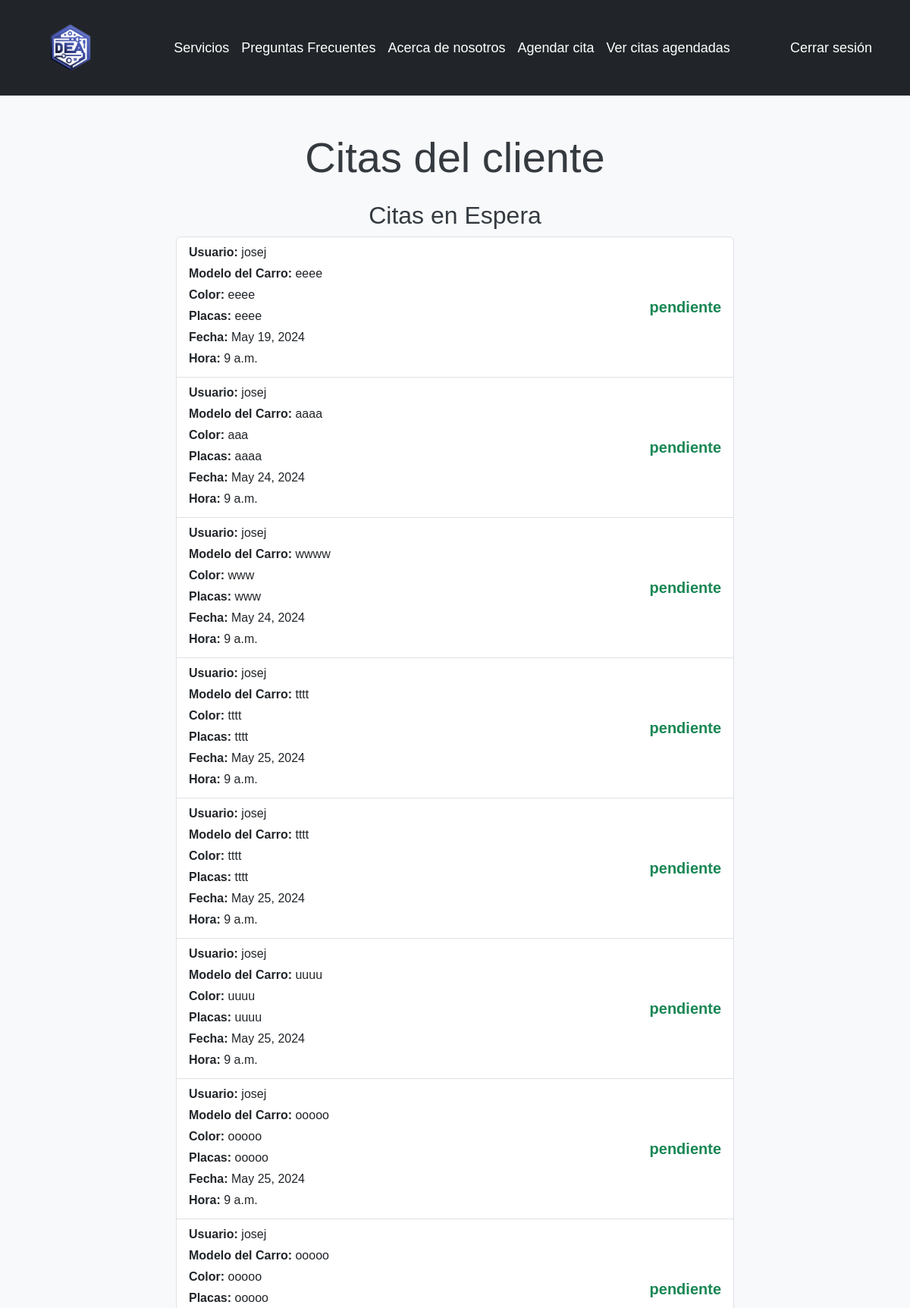
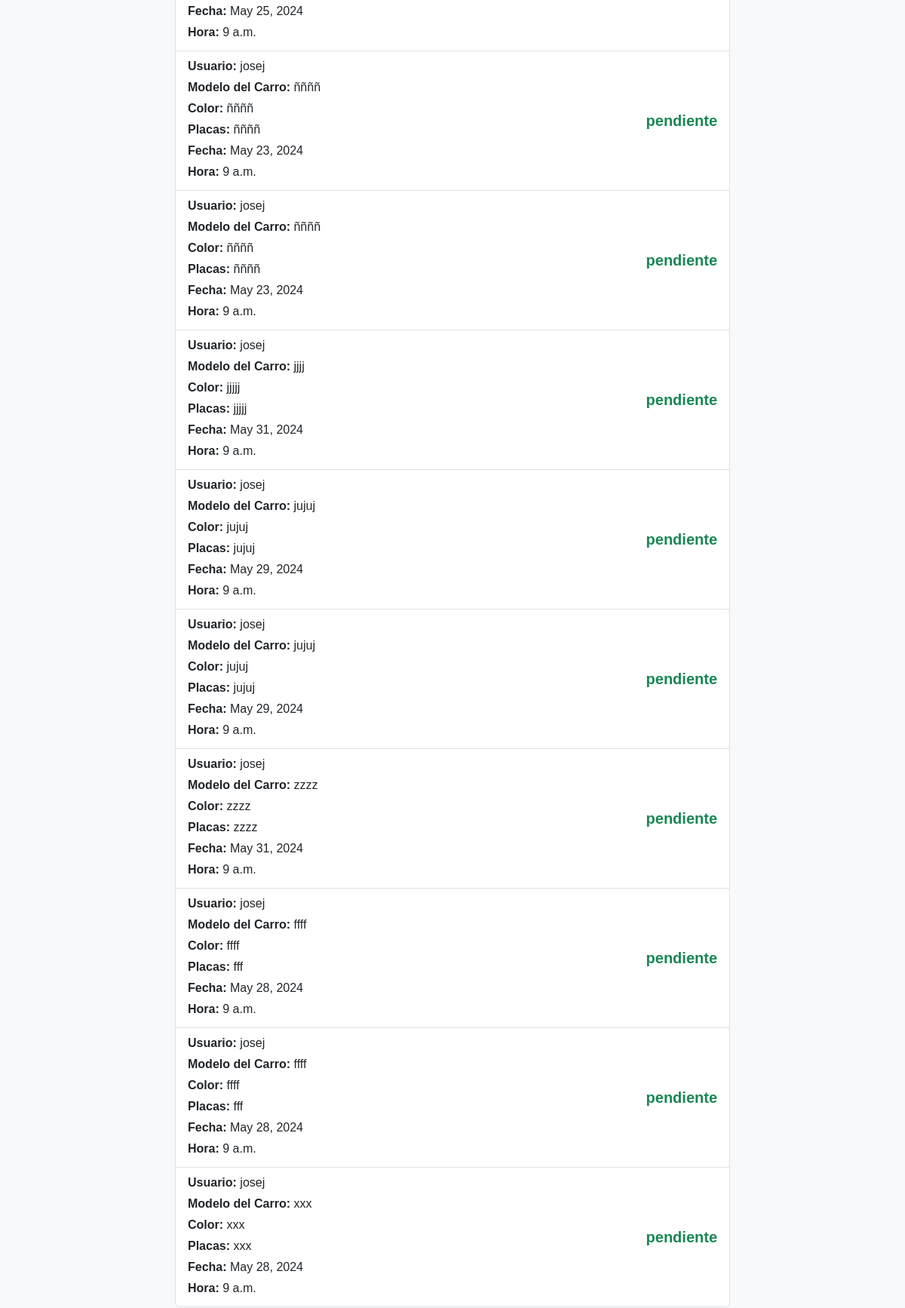
Screenshot of /lista_citas/ (signed in, upper part) with the database file from the repository (2 pictures, top to bottom).
### autenticacion/models.py (models this page shows, shortened)
class Cita(models.Model):
    usuario = models.ForeignKey(User, on_delete=models.CASCADE)
    modelo_carro = models.CharField(max_length=100)
    color = models.CharField(max_length=100)
    placas = models.CharField(max_length=20)
    fecha = models.DateField()
    hora = models.TimeField()
    estado = models.CharField(max_length=50, default='pendiente')
    retroalimentacion = models.TextField(null=True, blank=True)
    servicios = models.ManyToManyField(Servicio, through='DetalleCita')

class User(AbstractUser):
    tel = models.CharField(max_length= 20) #Agregar el campo telefono a la tabla de usuario

### autenticacion/views.py (the view)
# urls.py: path('lista_citas/', v_auth.lista_citas_cliente, name='lista_citas_cliente'),
@login_required
def lista_citas_cliente(request):
    citas_en_espera = Cita.objects.filter(usuario = request.user, estado = "pendiente")
    citas_en_proceso = Cita.objects.filter(usuario = request.user, estado = "en proceso")
    citas_finalizadas = Cita.objects.filter(usuario = request.user, estado = "finalizada")
    titulo = "Citas del cliente"
    return render(request, "lista_citas_cliente.html",{
        'titulo': titulo,
        'citas_en_espera' : citas_en_espera,
        'citas_en_proceso' : citas_en_proceso,
        'citas_finalizadas' : citas_finalizadas,
    })

### main/templates/lista_citas_cliente.html (shortened to what this page needs)
<!DOCTYPE html>
<html lang="en">
<head>
    {% extends 'layouts/base.html' %}
    {% block content %}
    <main class="container my-5">
        <div class="row">
            <div class="col-md-8 offset-md-2">
                <h1 class="text-center display-4 mb-4">{% block title %}{{ titulo }}{% endblock %}</h1>
                {% if citas_en_espera %}
                <div class="mb-4">
                    <h2 class="text-center">Citas en Espera</h2>
                    <ul class="list-group">
                        {% for cita in citas_en_espera %}
                        <a class="list-group-item list-group-item-action" href="{% url 'detalle_cita_cliente' cita.id %}">
                            <div class="d-flex justify-content-between align-items-center">
                                <div>
                                    <p class="mb-1"><strong>Usuario:</strong> {{ cita.usuario }}</p>
                                    <p class="mb-1"><strong>Modelo del Carro:</strong> {{ cita.modelo_carro }}</p>
                                    <p class="mb-1"><strong>Color:</strong> {{ cita.color }}</p>
                                    <p class="mb-1"><strong>Placas:</strong> {{ cita.placas }}</p>
                                    <p class="mb-1"><strong>Fecha:</strong> {{ cita.fecha }}</p>
                                    <p class="mb-1"><strong>Hora:</strong> {{ cita.hora }}</p>
                                </div>
                                <h5 class="mb-0 fw-bold text-success">{{ cita.estado }}</h5>
                            </div>
                        </a>
                        {% endfor %}
                    </ul>
                </div>
                {% endif %}
            </div>
        </div>
    </main>
    {% endblock %}

### main/templates/layouts/base.html (style rules this page uses)
body { font-family: Arial, sans-serif; background-color: #f8f9fa; color: #343a40; }

### rows the page displays
Cita: usuario "josej", modelo_carro "eeee", color "eeee", placas "eeee", fecha "May 19, 2024", hora "9 a.m.", estado "pendiente"
Cita: usuario "josej", modelo_carro "aaaa", color "aaa", placas "aaaa", fecha "May 24, 2024", hora "9 a.m.", estado "pendiente"
Cita: usuario "josej", modelo_carro "wwww", color "www", placas "www", fecha "May 24, 2024", hora "9 a.m.", estado "pendiente"
Cita: usuario "josej", modelo_carro "tttt", color "tttt", placas "tttt", fecha "May 25, 2024", hora "9 a.m.", estado "pendiente"
Cita: usuario "josej", modelo_carro "tttt", color "tttt", placas "tttt", fecha "May 25, 2024", hora "9 a.m.", estado "pendiente"
Cita: usuario "josej", modelo_carro "uuuu", color "uuuu", placas "uuuu", fecha "May 25, 2024", hora "9 a.m.", estado "pendiente"
Cita: usuario "josej", modelo_carro "ooooo", color "ooooo", placas "ooooo", fecha "May 25, 2024", hora "9 a.m.", estado "pendiente"
Cita: usuario "josej", modelo_carro "ooooo", color "ooooo", placas "ooooo", fecha "May 25, 2024", hora "9 a.m.", estado "pendiente"
Cita: usuario "josej", modelo_carro "ññññ", color "ññññ", placas "ññññ", fecha "May 23, 2024", hora "9 a.m.", estado "pendiente"
Cita: usuario "josej", modelo_carro "ññññ", color "ññññ", placas "ññññ", fecha "May 23, 2024", hora "9 a.m.", estado "pendiente"
Cita: usuario "josej", modelo_carro "jjjj", color "jjjjj", placas "jjjjj", fecha "May 31, 2024", hora "9 a.m.", estado "pendiente"
Cita: usuario "josej", modelo_carro "jujuj", color "jujuj", placas "jujuj", fecha "May 29, 2024", hora "9 a.m.", estado "pendiente"
Cita: usuario "josej", modelo_carro "jujuj", color "jujuj", placas "jujuj", fecha "May 29, 2024", hora "9 a.m.", estado "pendiente"
Cita: usuario "josej", modelo_carro "zzzz", color "zzzz", placas "zzzz", fecha "May 31, 2024", hora "9 a.m.", estado "pendiente"
Cita: usuario "josej", modelo_carro "ffff", color "ffff", placas "fff", fecha "May 28, 2024", hora "9 a.m.", estado "pendiente"
Cita: usuario "josej", modelo_carro "ffff", color "ffff", placas "fff", fecha "May 28, 2024", hora "9 a.m.", estado "pendiente"
Cita: usuario "josej", modelo_carro "xxx", color "xxx", placas "xxx", fecha "May 28, 2024", hora "9 a.m.", estado "pendiente"

### other values shown
{{ titulo }} "Citas del cliente"
